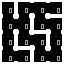

A 2D game scene composited from a Tiled map and its tileset images. What follows is a short description and the map's XML, with every tile layer's data as written:
An orthogonal 4x4 tile map with 16x16 px tiles, 1 tile layer (Tile Layer 1).

<map version="1.9" tiledversion="1.9.0" orientation="orthogonal" renderorder="right-down" width="4" height="4" tilewidth="16" tileheight="16" infinite="0" nextlayerid="2" nextobjectid="1">
 <tileset firstgid="1" source="../room_layouts.tsx" />
 <layer id="1" name="Tile Layer 1" width="4" height="4">
  <data encoding="csv">
5,6,8,3,
14,15,10,7,
13,10,7,13,
10,3,10,11
</data>
 </layer>
</map>
